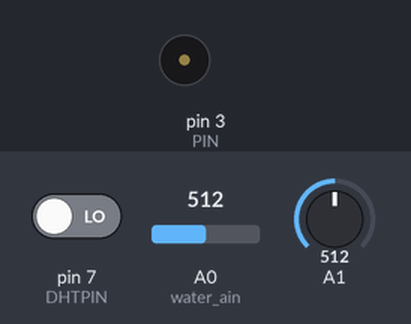
The sketch below on a simulated Arduino Uno, built with avr-gcc and run on an emulated ATmega328P. On the bench: buzzer (waves = sounding). The inputs (shaded band) are chosen by the test bench; at power-on: pin 7 (DHTPIN) LOW, A0 (water_ain) = 512, A1 = 512. What the sketch prints to the serial monitor is not drawn.

Above: at 1.1 s.
Timing chart, 0 to 4.8 s (numbered marks = the images above):
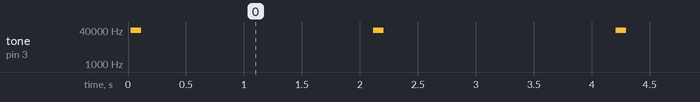

The sketch:

EmisorIR.ino
```cpp
#define PIN 3
 #define DHTPIN 7// Indicamos el pin del arduino donde conectamos el sensor
 int water_ain=A0;
 int mois=A1;
 int agua=0;
 int tierra = 0;
int ad_value=0;
byte bGlobalErr;  //para pasar el codigo de error de vuelta de las funciones
byte DHTDAT[5];  //Array para almacenar los bytes enviados por el sensor
int t,h;
int checksum;
int invchecksum;
#define inicio 9000
#define pausa  4500
#define cero    560
#define uno    1690
#define Hz    38000
unsigned long mensaje= 0;
unsigned long mensaje2= 0;
unsigned long mensaje3= 0;
unsigned long mensaje4= 0;
unsigned long mensaje1= 0;
void setup() {
   InitDHT();  // Inicializamos el pin empleado para leer el sensor
  Serial.begin(9600);  //Iniciamos comunicacion serie con el pc para ver los datos leidos
   pinMode(PIN, OUTPUT);
  pinMode(A0, INPUT);
  pinMode(A1, INPUT);

}

void loop() {
  ReadDHT(); // Leemos el sensor y almacenamos el resultados en variables globales

        //Como en este sensor la humedad y la temperatura no nos sale con decimales,
        //podemos desechar los bytes 1 y 3 de la lectura del sensor
        h=DHTDAT[0];
        t=DHTDAT[2];
        Serial.print(" \n");

 Serial.print("Temperatura: ");
    Serial.print(t);
    Serial.println("*C");
    mensaje= t;
    escribepin(inicio);
  delayMicroseconds(pausa);
  escribepin(cero);
  escribemsj();


Serial.print(" \n");
Serial.print(" \n");


    Serial.print("Humedad relativa: ");
    Serial.print(h);
    Serial.print(" %\t");
      mensaje2= h;
  Serial.print(" \n");

 escribepin2(inicio);
  delayMicroseconds(pausa);
  escribepin2(cero);
  escribemsj2();


     Serial.print(" \n");
  Serial.print(" \n");
   ad_value=analogRead(water_ain);
   agua= map(ad_value, 0, 550, 0, 100);
  Serial.print(" \t");
    Serial.print("nivel de tanque: ");
  Serial.println(agua);
   mensaje3 = agua;
 escribepin3(inicio);
  delayMicroseconds(pausa);
  escribepin3(cero);
  escribemsj3();
  Serial.print(" \n");
     Serial.print(" \n");
   Serial.print(" \t");
  mois =analogRead(A1);
  tierra= map(mois, 1023, 0, 0, 100);
  Serial.print(" suelo ");
  Serial.print(tierra);
  mensaje4= tierra;
 Serial.print(" \n");
 escribepin4(inicio);
  delayMicroseconds(pausa);
  escribepin4(cero);
  escribemsj4();
 Serial.print(" \n");
checksum= t + h + agua + tierra;
invchecksum = ~checksum;
 Serial.print(" \n");
  Serial.print(" invchecksum ");
  Serial.print(invchecksum);
  mensaje1= invchecksum;
 Serial.print(" \n");
 escribepin1(inicio);
  delayMicroseconds(pausa);
  escribepin1(cero);
  escribemsj1();
}

void escribepin(int microseg){
  tone(PIN, Hz);
  delayMicroseconds(microseg);
  noTone(PIN);
}

void escribepin2(int microseg){
  tone(PIN, Hz);
  delayMicroseconds(microseg);
  noTone(PIN);
}

void escribepin3(int microseg){
  tone(PIN, Hz);
  delayMicroseconds(microseg);
  noTone(PIN);
}

void escribepin4(int microseg){
  tone(PIN, Hz);
  delayMicroseconds(microseg);
  noTone(PIN);
}
void escribepin1(int microseg){
  tone(PIN, Hz);
  delayMicroseconds(microseg);
  noTone(PIN);
}


void escribemsj(){/////////////////////// MENSAJE
for (int nbit = 31; nbit >= 0; nbit--) {
         Serial.print(bitRead(mensaje, nbit));
    if (bitRead(mensaje, nbit)) {
      escribepin(uno);
    }  else {
      escribepin(cero);
      delayMicroseconds(cero);
    }
    bitSet(mensaje,5);
    delayMicroseconds(cero);
    escribepin(cero);
  }

    delay (2000);
  }


  void escribemsj2(){/////////////////////// MENSAJE
 for (int nbit = 31; nbit >= 0; nbit--) {
         Serial.print(bitRead(mensaje2, nbit));
    if (bitRead(mensaje2, nbit)) {
      escribepin2(uno);
    }  else {
      escribepin2(cero);
      delayMicroseconds(cero);
    }
    bitSet(mensaje2,7);
    delayMicroseconds(cero);
    escribepin2(cero);
  }
  delay (2000);
  }/////////////////////// FIN MENSAJE
void escribemsj3(){/////////////////////// MENSAJE
 for (int nbit = 31; nbit >= 0; nbit--) {
         Serial.print(bitRead(mensaje3, nbit));
    if (bitRead(mensaje3, nbit)) {
      escribepin3(uno);
    }  else {
      escribepin3(cero);
      delayMicroseconds(cero);
    }
    bitSet(mensaje3,8);
    delayMicroseconds(cero);
    escribepin3(cero);
  }

  delay (2000);
  }/////////////////////// FIN MENSAJE

  void escribemsj4(){/////////////////////// MENSAJE
 for (int nbit = 31; nbit >= 0; nbit--) {
         Serial.print(bitRead(mensaje4, nbit));
    if (bitRead(mensaje4, nbit)) {
      escribepin4(uno);
    }  else {
      escribepin4(cero);
      delayMicroseconds(cero);
    }
    bitSet(mensaje4,10);
    delayMicroseconds(cero);
    escribepin4(cero);
  }
  delay (2000);
  }

  void escribemsj1(){/////////////////////// MENSAJE
for (int nbit = 31; nbit >= 0; nbit--) {
         Serial.print(bitRead(mensaje1, nbit));
    if (bitRead(mensaje1, nbit)) {
      escribepin1(uno);
    }  else {
      escribepin1(cero);
      delayMicroseconds(cero);
    }
    delayMicroseconds(cero);
    escribepin1(cero);
  }

    delay (2000);
  }/////////////////////// FIN MENSAJE
/*
escribepin(39416);
escribepin(inicio);
escribepin(2210);
escribepin(cero);
*/

void InitDHT(){
        pinMode(DHTPIN,OUTPUT);
        digitalWrite(DHTPIN,HIGH);
}

void ReadDHT(){
  bGlobalErr=0;
  byte dht_in;
  byte i;
  // Enviamos el comando "start read and report" al sensor
  // Primero: ponemos a "0" el pin durante 18ms
  digitalWrite(DHTPIN,LOW);
  delay(18);
  delay(5);//TKB, frm Quine at Arduino forum
  //Segundo: ponemos a "1" el pin durante 40us,enviamos el comando de "start read" al sensor
  digitalWrite(DHTPIN,HIGH);
  delayMicroseconds(40);
  //Tercero: Cambiamos el pin de Arduino a entrada de datos
  pinMode(DHTPIN,INPUT);
  delayMicroseconds(40); //Esperamos 40 us
  dht_in=digitalRead(DHTPIN);
  //si hay un 1 en la lectura del pin, indicamos que hay error de tipo 1
  if(dht_in)
  {
    bGlobalErr=1;
    return;
  }
  delayMicroseconds(80); //Esperamos 80us
  dht_in=digitalRead(DHTPIN);
  //si no hay un 1 en la lectura del pin, indicamos que hay error de tipo 2
  if(!dht_in){
    bGlobalErr=2;
    return;
  }
  /*Despues de 40us a nivel bajo, el pin deberia de estar durante 80us a nivel alto.
  Despues de esto comienza el envio del primer bit hasta alcanzar los 40 bits enviados.
  The routine "read_dht_dat()" expects to be called with the system already into this low.*/
  delayMicroseconds(80); //Esperamos 80us
  //Ahora comienza la recepcion de datos, son 5 bytes de datos, es decir 40 bits, almacenamos en un array de 5 bytes
  for (i=0; i<5; i++)
    DHTDAT[i] = read_dht_dat();
  //Cuarto: Volvemos a configurar el pin del arduino como salida
  pinMode(DHTPIN,OUTPUT);
  //Quinto:Ponemos a "1" el pin de salida
  digitalWrite(DHTPIN,HIGH);
  //Comprobamos si los datos recibidos coinciden con el checksum recibido
  byte DHTCHECKSUM = DHTDAT[0]+DHTDAT[1]+DHTDAT[2]+DHTDAT[3];
  //Si no coincide el byte recibido de checksum con la suma de los 4 primeros bytes enviamos error tipo 3
  if(DHTDAT[4]!= DHTCHECKSUM)
    bGlobalErr=3;
  };

byte read_dht_dat()
{
  //Cogemos 8 de los bits recibidos y los devolvemos como un byte.
  //Si por ejemplo recibimos 00000100 , devolvemos en decimal 4
  byte i = 0;
  byte result=0;
  for(i=0; i< 8; i++)
  {
    //Entramos mientras dura el primer bit de start (a nivel bajo durante 50us) del byte
    //Esperamos hasta que el pin se pone a nivel alto señalizando fin del la transmision del bit de start
    while(digitalRead(DHTPIN)==LOW);
    //La linea de datos debera estar ahora a nivel alto durante 27 o 70us,
    //dependiendo si un "0" o un "1" esta siendo enviado respectivamente
    delayMicroseconds(30);  //Esperamos 30 us
    if (digitalRead(DHTPIN)==HIGH)
      result |=(1<<(7-i));  //Si despues de los 30us el pin permanece a "1" añadimos un 1 al byte, sino queda un "0"
    //Esperamos hasta que el pin se vuelve a poner a nivel bajo,
    // el cual indica la señal de start del siguiente bit de la transmision
    while (digitalRead(DHTPIN)==HIGH);
  }
  return result; //devolvemos el resultado
}
```

Measured:
- by itself, tone on pin 3 (PIN): alternates 38000 Hz for 0.09 s and silent for 2.0 s
